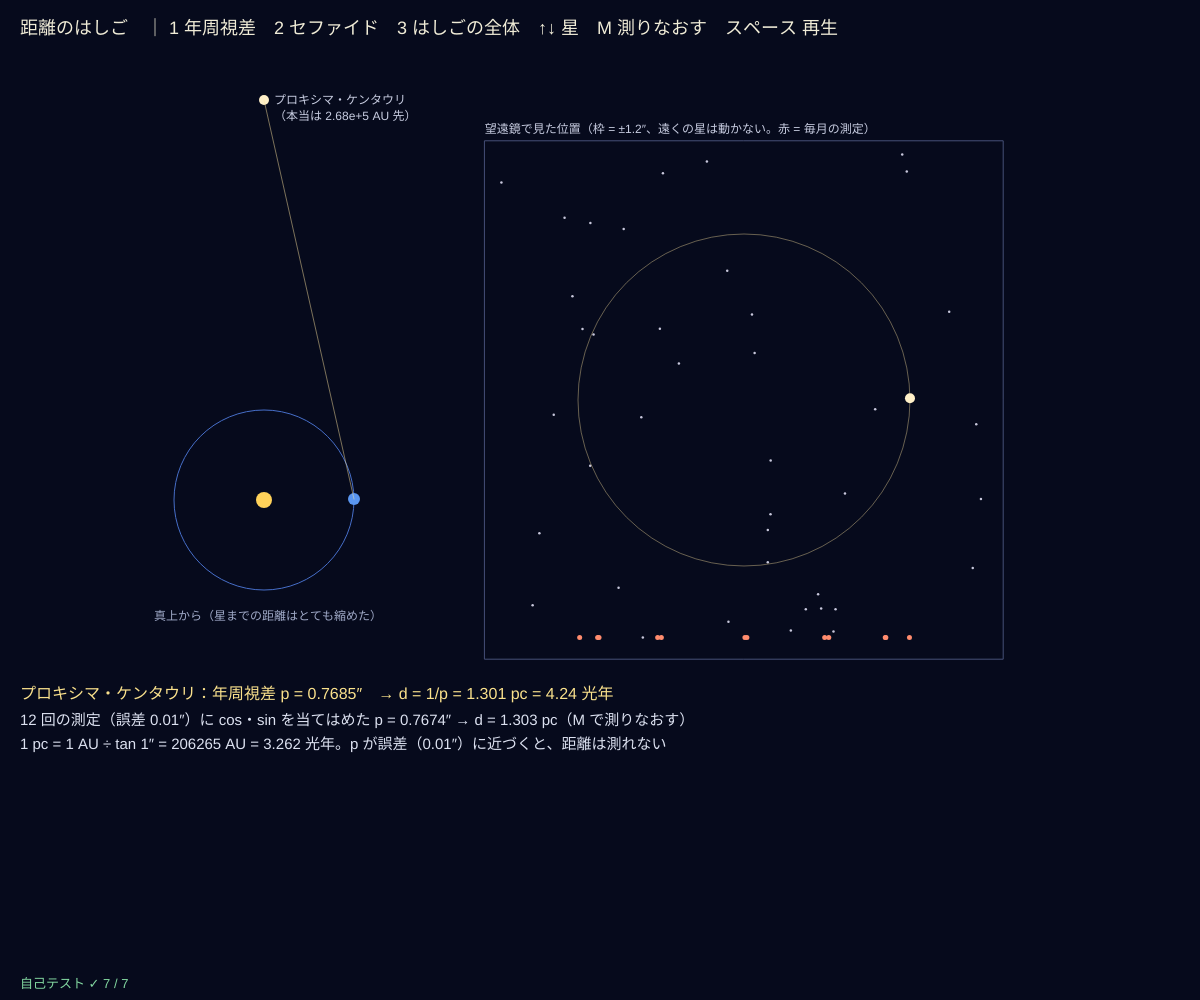
Frame 1 (no input)
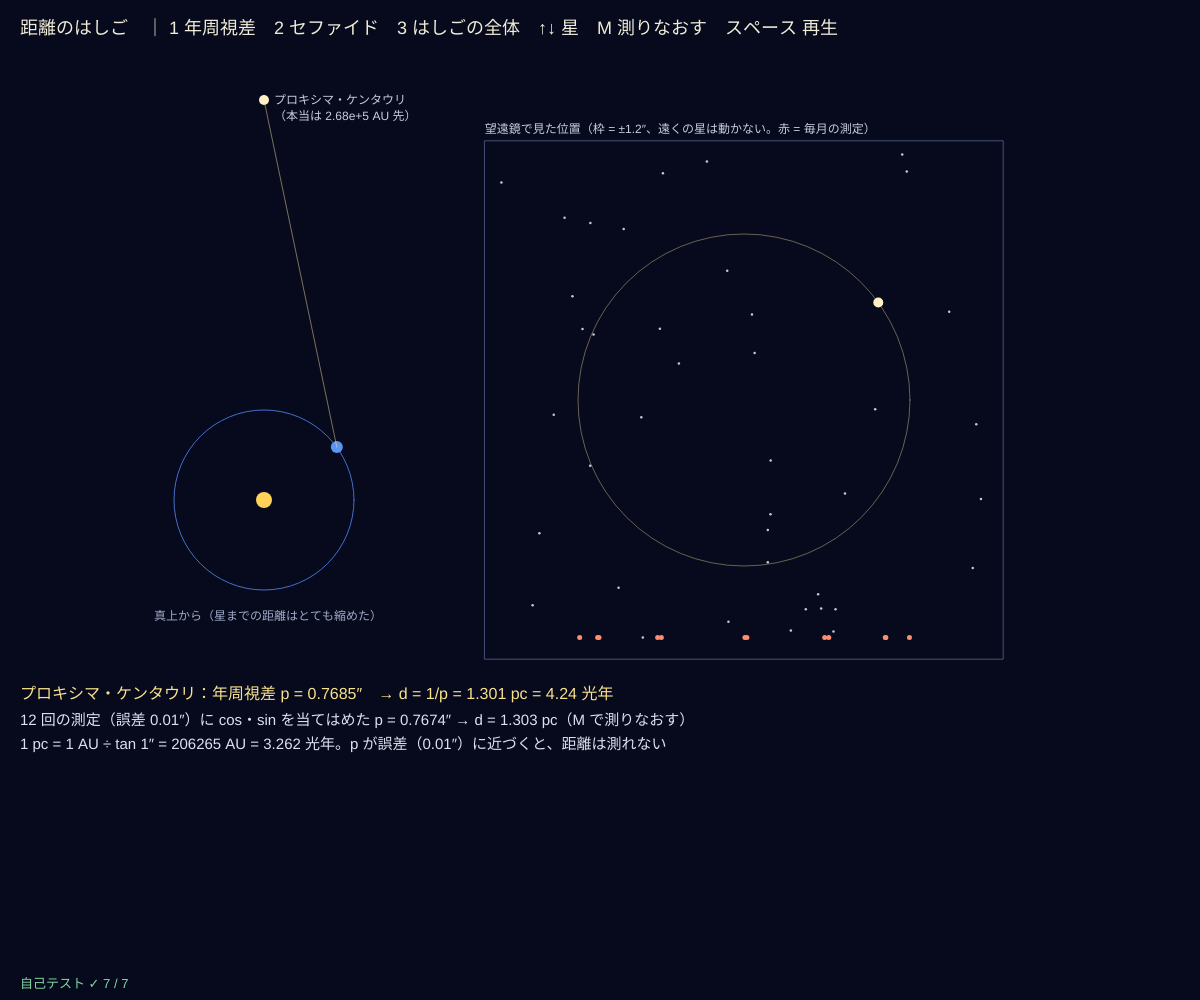
Frame 60 (no input)
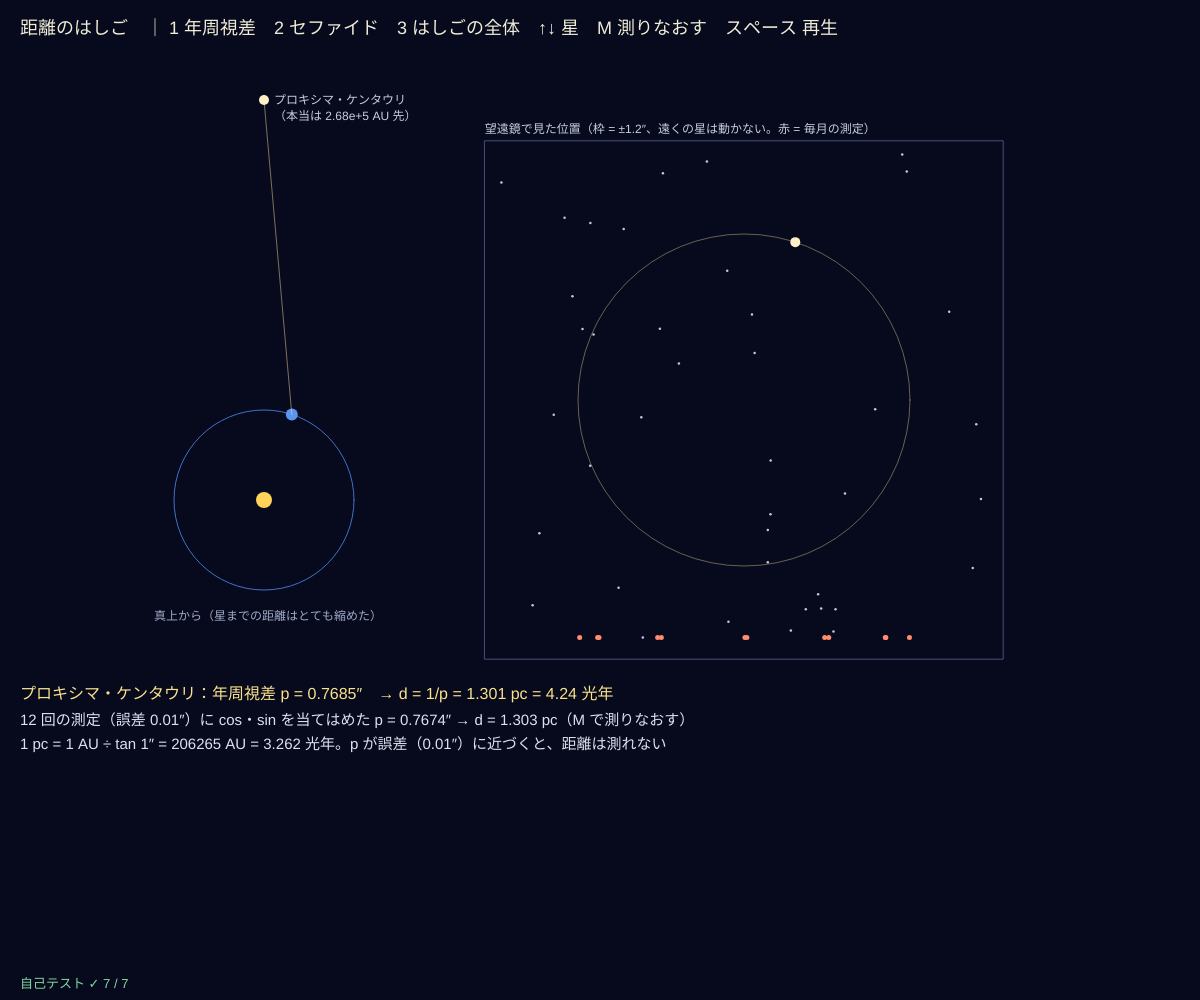
Frame 120 (the mouse pressed at the canvas centre since frame 60)

The p5.js sketch that drew these frames (run headless with seeded random() and noise() and a simulated clock; from frame 60 on, the mouse is pressed at the canvas centre):

// p5.js sketch
// ── sketch.js
// ============================================
// 10 距離のはしご ─ 宇宙の距離は、近い所から順にはしごをかけて測る
// 1 年周視差：地球が太陽のまわりを回ると、近い星は遠くの星に対して小さな円をえがく。その半径 p [秒角] から d = 1/p [pc]
// 2 セファイド（脈動する星）：周期 P が長いほど本当に明るい。周期-光度関係 M_V = −2.43 (log₁₀P − 1) − 4.05（Benedict ほか 2007）
//   見かけの明るさ m と比べて、距離指数 m − M = 5 log₁₀ d − 5（星間の吸収は考えない）
// 3 はしごの全体：レーダー → 年周視差 → セファイド → Ia 型超新星 → ハッブルの法則（13 へ）
// 1 2 3 = 段 / ↑↓ = 星を選ぶ・見かけの等級 / ←→ = 周期 / M = 測りなおす（視差）/ スペース = 再生/停止
// ============================================

const AU_PER_PC = 1 / Math.tan(Math.PI / 180 / 3600);   // 1 pc = 1 AU ÷ tan(1″) ≈ 206265 AU
const AU_PER_LY = 63241.08;            // 1 光年 [AU]
const NOISE = 0.01;                    // ★ 位置の測定の誤差 [秒角]
// 近い星：名前、年周視差 [秒角]
const NEARBY = [['プロキシマ・ケンタウリ', 0.7685], ['シリウス', 0.3792], ['アルタイル', 0.1949], ['ベガ', 0.1302]];
let bgStars = [], stage = 1, si = 0, tYear = 0, playing = true, meas = null, period = 5.366, mApp = 3.95;   // ★ δ ケフェウスの周期 [日] と平均の見かけの等級

function setup() {
  createCanvas(windowWidth, windowHeight);
  selfTest();
  seedRng(7); for (let i = 0; i < 40; i++) bgStars.push([rnd() - 0.5, rnd() - 0.5]);   // 遠くの星（動かない）
  seedRng(Date.now()); measure();
}
function distPc(p) { return 1 / Math.max(p, 1e-9); }
// 12 か月の測定：x(t) = p cos(2πt) + 誤差 → a cos + b sin を最小二乗で → p = √(a² + b²)
function fitParallax(ts, xs) {
  let cc = 0, ss = 0, cs = 0, xc = 0, xsn = 0;
  for (let i = 0; i < ts.length; i++) { let c = Math.cos(TWO_PI_ * ts[i]), s = Math.sin(TWO_PI_ * ts[i]); cc += c * c; ss += s * s; cs += c * s; xc += xs[i] * c; xsn += xs[i] * s; }
  let det = cc * ss - cs * cs; if (Math.abs(det) < 1e-12) return 0;
  let a = (xc * ss - xsn * cs) / det, b = (xsn * cc - xc * cs) / det;
  return Math.hypot(a, b);
}
const TWO_PI_ = 2 * Math.PI;
function measure() {
  let p = NEARBY[si][1], ts = [], xs = [];
  for (let k = 0; k < 12; k++) { ts.push(k / 12); xs.push(p * Math.cos(TWO_PI_ * (k / 12)) + NOISE * rndNormal()); }
  meas = { ts, xs, p: fitParallax(ts, xs) };
}
function plM(P) { return -2.43 * (Math.log10(Math.max(P, 0.1)) - 1) - 4.05; }          // 周期-光度関係
function distFromModulus(m, M) { return Math.pow(10, (m - M + 5) / 5); }                 // [pc]
function modulus(d) { return 5 * Math.log10(d) - 5; }
// セファイドの光度曲線の形（すばやく明るくなり、ゆっくり暗くなる）位相 0〜1 → 等級の変化
function cephShape(ph) { ph = ph - Math.floor(ph); return ph < 0.2 ? 0.4 - (ph / 0.2) * 0.8 : -0.4 + ((ph - 0.2) / 0.8) * 0.8; }

function draw() {
  background(6, 10, 28);
  if (playing) tYear += 1 / 600;
  if (stage === 1) drawParallax(); else if (stage === 2) drawCepheid(); else drawLadder();
  noStroke(); fill(240, 236, 215); textSize(18);
  text('距離のはしご　｜ 1 年周視差　2 セファイド　3 はしごの全体　' + ['', '↑↓ 星　M 測りなおす　スペース 再生', '←→ 周期　↑↓ 見かけの等級', ''][stage], 20, 34);
  drawSelfTest(20, height - 12);
}
function drawParallax() {
  let [name, p] = NEARBY[si], d = distPc(p), cx = width * 0.22, cy = height * 0.5, R = Math.min(90, height * 0.12);
  // 真上から：太陽・地球の軌道・近い星（距離は縮めて描く）・遠くの星
  noFill(); stroke(70, 110, 200); circle(cx, cy, 2 * R);
  noStroke(); fill(255, 210, 90); circle(cx, cy, 16);
  let ea = TWO_PI_ * tYear, ex = cx + R * Math.cos(ea), ey = cy - R * Math.sin(ea), sy = cy - height * 0.4;
  fill(90, 150, 240); circle(ex, ey, 12);
  fill(255, 240, 200); circle(cx, sy, 10); fill(200, 205, 225); textSize(12); text(name, cx + 10, sy + 4); text('（本当は ' + (d * AU_PER_PC).toExponential(2) + ' AU 先）', cx + 10, sy + 20);
  stroke(255, 230, 160, 120); line(ex, ey, cx, sy);   // 地球から星への視線（季節で向きが変わる）
  noStroke(); fill(160, 170, 200); textSize(12); text('真上から（星までの距離はとても縮めた）', cx - 110, cy + R + 30);
  // 望遠鏡で見た位置（右）：遠くの星は動かず、近い星は半径 p の円をえがく
  let vx = width * 0.62, vy = height * 0.4, vr = Math.min(width * 0.18, height * 0.25), sc = vr / 1.0;   // 1 秒角 = vr
  stroke(70, 80, 120); noFill(); rect(vx - vr * 1.2, vy - vr * 1.2, vr * 2.4, vr * 2.4);
  noStroke(); fill(200, 200, 220); for (let b of bgStars) circle(vx + b[0] * vr * 2.3, vy + b[1] * vr * 2.3, 2.5);
  stroke(255, 230, 160, 100); noFill(); circle(vx, vy, 2 * p * sc);
  noStroke(); fill(255, 240, 200); circle(vx + p * sc * Math.cos(ea), vy - p * sc * Math.sin(ea), 10);
  fill(255, 140, 110); for (let i = 0; i < 12; i++) circle(vx + meas.xs[i] * sc, vy + vr * 1.1, 5);   // 測るのは横方向（x）の位置
  fill(200, 205, 225); textSize(12); text('望遠鏡で見た位置（枠 = ±1.2″、遠くの星は動かない。赤 = 毎月の測定）', vx - vr * 1.2, vy - vr * 1.2 - 8);
  // 数字
  let x0 = 20, y0 = vy + vr * 1.2 + 40;
  fill(250, 225, 140); textSize(16);
  text(name + '：年周視差 p = ' + p + '″　→ d = 1/p = ' + d.toFixed(3) + ' pc = ' + (d * AU_PER_PC / AU_PER_LY).toFixed(2) + ' 光年', x0, y0);
  fill(220, 225, 240); textSize(15);
  text('12 回の測定（誤差 ' + NOISE + '″）に cos・sin を当てはめた p = ' + meas.p.toFixed(4) + '″ → d = ' + distPc(meas.p).toFixed(3) + ' pc（M で測りなおす）', x0, y0 + 26);
  text('1 pc = 1 AU ÷ tan 1″ = ' + AU_PER_PC.toFixed(0) + ' AU = ' + (AU_PER_PC / AU_PER_LY).toFixed(3) + ' 光年。p が誤差（' + NOISE + '″）に近づくと、距離は測れない', x0, y0 + 50);
}
function drawCepheid() {
  let M = plM(period), d = distFromModulus(mApp, M);
  // 光度曲線
  let g = { x: 70, y: 110, w: width * 0.5, h: height * 0.32, x0: 0, x1: 3 * period, y0: mApp + 0.7, y1: mApp - 0.7 };
  plotAxes(g, '日', '見かけの等級 m（上ほど明るい）', [0, period, 2 * period, 3 * period].map((v) => +v.toFixed(1)), [mApp - 0.5, mApp, mApp + 0.5].map((v) => +v.toFixed(2)));
  let pts = []; for (let i = 0; i <= 300; i++) { let t = (i / 300) * 3 * period; pts.push([gX(g, t), gY(g, mApp + cephShape(t / period))]); }
  stroke(250, 225, 140); strokeWeight(2); polyline(pts); strokeWeight(1);
  let tt = (tYear * 365.25 * 0.2) % (3 * period); noStroke(); fill(255); circle(gX(g, tt), gY(g, mApp + cephShape(tt / period)), 10);
  // 周期-光度関係
  let g2 = { x: 70, y: g.y + g.h + 80, w: width * 0.5, h: height * 0.3, x0: 1, x1: 100, y0: -1, y1: -7.5, logx: true };
  plotAxes(g2, '周期 P [日]（対数）', '本当の明るさ（絶対等級）M_V', [1, 3, 10, 30, 100], [-1, -3, -5, -7]);
  stroke(140, 190, 255); strokeWeight(2); polyline([[gX(g2, 1), gY(g2, plM(1))], [gX(g2, 100), gY(g2, plM(100))]]); strokeWeight(1);
  noStroke(); fill(255, 140, 110); circle(gX(g2, period), gY(g2, M), 12);
  // 星の明るさのまる
  let sx = width * 0.78, sy = height * 0.3, br = 30 + 8 * cephShape(tt / period) * -1;
  for (let i = 5; i >= 1; i--) { fill(255, 235, 190, 20); circle(sx, sy, br * 2 + i * 12); }
  fill(255, 240, 210); circle(sx, sy, br * 2);
  let x0 = width * 0.62, y0 = height * 0.55, lh = 26;
  [['周期 P', period.toFixed(2) + ' 日'], ['周期-光度関係 → M_V', M.toFixed(2)], ['見かけの平均等級 m', mApp.toFixed(2)], ['距離指数 m − M', (mApp - M).toFixed(2)], ['距離 d = 10^((m − M + 5)/5)', fmtD(d)]]
    .forEach((r, i) => { fill(200, 205, 225); textSize(15); text(r[0], x0, y0 + i * lh); fill(250, 225, 140); text(r[1], x0 + 250, y0 + i * lh); });
  fill(170, 175, 200); textSize(13);
  text('最初の値は δ ケフェウス（P = 5.366 日、m ≈ 3.95）。吸収を無視しているので、少し遠めに出る', x0, y0 + 5 * lh + 10);
  text('↑↓ で m を大きく（暗く）すると遠くなる：5 等暗い = 光が 1/100 = 距離 10 倍', x0, y0 + 5 * lh + 32);
}
function fmtD(pc) { return pc < 1000 ? pc.toFixed(0) + ' pc' : pc < 1e6 ? (pc / 1000).toFixed(1) + ' kpc' : (pc / 1e6).toFixed(2) + ' Mpc'; }
function drawLadder() {
  let x0 = 80, x1 = width - 60, y = height * 0.62, lo = -9, hi = 10.5;     // 横軸：log₁₀(距離 [pc])
  let X = (pc) => x0 + ((Math.log10(pc) - lo) / (hi - lo)) * (x1 - x0);
  stroke(120, 130, 170); line(x0, y, x1, y);
  noStroke(); fill(160, 170, 195); textSize(12); textAlign(CENTER, TOP);
  for (let e = -8; e <= 10; e += 2) text('10^' + e + ' pc', X(10 ** e), y + 8);
  textAlign(LEFT, BASELINE);
  let rungs = [['レーダー・レーザー（太陽系）', 2e-9, 3e-4, [140, 190, 255]], ['年周視差（ガイア衛星で数千 pc まで）', 1, 1e4, [250, 225, 140]], ['セファイド', 1e3, 4e7, [255, 170, 120]], ['Ia 型超新星', 1e6, 3e9, [220, 140, 255]], ['ハッブルの法則 v = H₀d（13）', 1e7, 1e10, [140, 230, 180]]];
  rungs.forEach((r, i) => { let yy = y - 60 - i * 46; fill(r[3][0], r[3][1], r[3][2], 160); rect(X(r[1]), yy, X(r[2]) - X(r[1]), 18, 9); fill(230); textSize(13); text(r[0], X(r[1]) + 6, yy - 6); });
  let objs = [['月', 384400e3 / 1.496e11 / AU_PER_PC], ['太陽', 1 / AU_PER_PC], ['海王星', 30 / AU_PER_PC], ['プロキシマ', 1.30], ['δ ケフェウス', 270], ['大マゼラン雲', 5.0e4], ['アンドロメダ銀河', 7.7e5], ['おとめ座銀河団', 1.65e7]];
  objs.forEach((o, i) => { let x = X(o[1]); fill(255); circle(x, y, 8); fill(220, 225, 240); textSize(12); push(); translate(x, y + 34 + (i % 2) * 16); text(o[0], -textWidth(o[0]) / 2, 0); pop(); });
  fill(220, 225, 240); textSize(15);
  text('となりの段と重なる所で「ものさし」を合わせる（較正）。下の段の誤差は、上の段すべてに伝わる', x0, height * 0.2);
  text('1 pc = ' + AU_PER_PC.toFixed(0) + ' AU = 3.26 光年。月から宇宙の果てまで、約 19 けた', x0, height * 0.2 + 26);
}

function keyPressed() {
  if (key >= '1' && key <= '3') stage = +key;
  if (key === ' ') playing = !playing;
  if (stage === 1) {
    if (key === UP_ARROW) { si = (si + 1) % NEARBY.length; measure(); }
    if (key === DOWN_ARROW) { si = (si + NEARBY.length - 1) % NEARBY.length; measure(); }
    if (key === 'm' || key === 'M') measure();
  }
  if (stage === 2) {
    if (key === RIGHT_ARROW) period = Math.min(100, period * 1.1);
    if (key === LEFT_ARROW) period = Math.max(1, period / 1.1);
    if (key === UP_ARROW) mApp = Math.max(-1, mApp - 0.5);
    if (key === DOWN_ARROW) mApp = Math.min(30, mApp + 0.5);
  }
  return false;
}

// ---- 自己テスト
function selfTest() {
  selfTestResults = [];
  check('p = 0.1″ → d = 10 pc、プロキシマ（0.7685″）→ 1.30 pc', near(distPc(0.1), 10, 1e-9) && near(distPc(0.7685), 1.301, 0.001));
  check('1 pc = 206265 AU = 3.262 光年', near(AU_PER_PC, 206264.8, 0.5) && near(AU_PER_PC / AU_PER_LY, 3.2616, 0.001));
  let ts = [], xs = []; for (let k = 0; k < 12; k++) { ts.push(k / 12); xs.push(0.3792 * Math.cos(TWO_PI_ * (k / 12) + 0.7)); }
  check('誤差のない測定からは視差がぴったり求まる（cos・sin の最小二乗）', near(fitParallax(ts, xs), 0.3792, 1e-12));
  check('距離指数：10 pc で m − M = 0、1 kpc で 10、往復で元の距離', near(modulus(10), 0, 1e-12) && near(modulus(1000), 10, 1e-12) && near(distFromModulus(13.7 + plM(20), plM(20)), Math.pow(10, 13.7 / 5 + 1), 1e-6));
  check('周期-光度関係：P = 10 日で M_V = −4.05、周期 2 倍で 0.73 等明るい', near(plM(10), -4.05, 1e-12) && near(plM(10) - plM(20), 2.43 * Math.log10(2), 1e-12));
  check('5 等の差 = 明るさ 100 倍 = 距離 10 倍', near(distFromModulus(15, 0) / distFromModulus(10, 0), 10, 1e-9));
  let dC = distFromModulus(3.95, plM(5.366));
  check('δ ケフェウスの距離の目安は 200〜350 pc（吸収なし）', dC > 200 && dC < 350);
  reportSelfTest();
}

// ---------- やってみよう ----------
// 1. 1 で ↑↓ を押して、遠い星ほど円（視差）が小さくなることを確かめよう
// 2. NOISE を 0.1 にすると、ベガの距離はどれくらいばらつく？ M で何回か測りなおそう
// 3. 2 で周期を 30 日、見かけの等級を 25 にすると、どれくらい遠い？（ほかの銀河まで届く）
// 4. 3 のはしごで、自分が知っている天体の距離を objs に足してみよう
// 5. 光は 1 年に 1 光年進む。アンドロメダ銀河の光は、何年前に出た光？


// ==================================================
// ここから下は「天文の道具」（中身は読まなくても OK。消さないでね）
// ==================================================
function clampv(v, a, b) { return v < a ? a : v > b ? b : v; }
const DEG = Math.PI / 180;             // 度 → ラジアン
function wrap360(a) { return ((a % 360) + 360) % 360; }
function wrap180(a) { return wrap360(a + 180) - 180; }
// ---- 種つきの乱数（同じ種なら毎回同じ列）
let rngState = 1;
function seedRng(s) { rngState = (s >>> 0) || 1; }
function rnd() {                       // 0〜1 の一様乱数（mulberry32）
  rngState = (rngState + 0x6d2b79f5) >>> 0;
  let t = rngState;
  t = Math.imul(t ^ (t >>> 15), t | 1);
  t ^= t + Math.imul(t ^ (t >>> 7), t | 61);
  return ((t ^ (t >>> 14)) >>> 0) / 4294967296;
}
function rndNormal() { let u = 1 - rnd(), v = rnd(); return Math.sqrt(-2 * Math.log(u)) * Math.cos(2 * Math.PI * v); }   // 標準正規分布
// ---- グラフの道具：g = { x, y, w, h, x0, x1, y0, y1, logx, logy }
function gX(g, v) { let t = g.logx ? (Math.log(v) - Math.log(g.x0)) / (Math.log(g.x1) - Math.log(g.x0)) : (v - g.x0) / (g.x1 - g.x0); return g.x + clampv(isFinite(t) ? t : 0, -0.02, 1.02) * g.w; }
function gY(g, v) { let t = g.logy ? (Math.log(v) - Math.log(g.y0)) / (Math.log(g.y1) - Math.log(g.y0)) : (v - g.y0) / (g.y1 - g.y0); return g.y + g.h - clampv(isFinite(t) ? t : 0, -0.02, 1.02) * g.h; }
function plotAxes(g, xl, yl, xt, yt) {
  stroke(80, 90, 120); strokeWeight(1); noFill(); rect(g.x, g.y, g.w, g.h);
  noStroke(); fill(160, 170, 195); textSize(12); textAlign(CENTER, TOP);
  for (let v of xt) text(+v.toPrecision(3), gX(g, v), g.y + g.h + 4);
  textAlign(RIGHT, CENTER);
  for (let v of yt) text(+v.toPrecision(3), g.x - 5, gY(g, v));
  textAlign(LEFT, BASELINE); fill(205, 210, 225); textSize(13);
  text(xl, g.x + g.w - textWidth(xl), g.y + g.h + 32); text(yl, g.x, g.y - 8);
}
function polyline(pts, closed) {       // 点が 2 つ以上あるときだけ折れ線を描く（空の beginShape はエラーになるため）
  if (!pts || pts.length < 2) return;
  noFill(); beginShape(); for (let p of pts) vertex(p[0], p[1]); endShape(closed ? CLOSE : undefined);
}
// ---- 自己テストの道具
let selfTestResults = [];
function check(name, cond) { selfTestResults.push({ name, ok: !!cond }); }
function near(a, b, tol) { return a !== null && a !== undefined && isFinite(a) && Math.abs(a - b) <= (tol === undefined ? 1e-9 : tol); }
function reportSelfTest() { for (let r of selfTestResults) (r.ok ? console.log : console.error)((r.ok ? '✓ ' : '✗ ') + r.name); }
function selfTestLine() { let n = selfTestResults.filter((r) => r.ok).length; return '自己テスト ' + (n === selfTestResults.length ? '✓ ' : '✗ ') + n + ' / ' + selfTestResults.length; }
function drawSelfTest(x, y) { noStroke(); textSize(13); textAlign(LEFT, BASELINE); fill(selfTestResults.every((r) => r.ok) ? color(130, 215, 160) : color(255, 95, 95)); text(selfTestLine(), x, y); }
